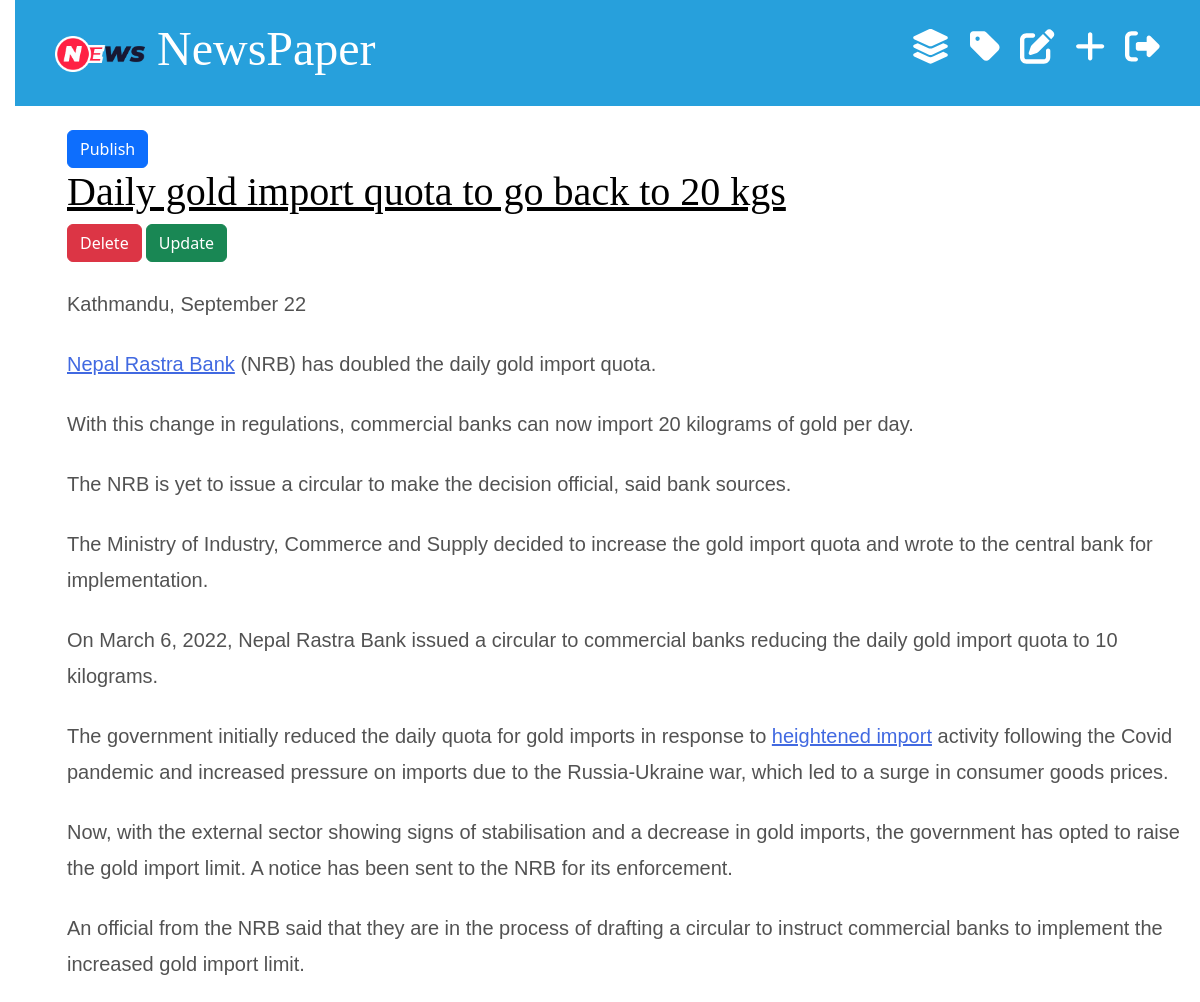
/draft1-detail/46/ (signed in), run on the app's committed database.
### newspaper1_app/models.py (models this page shows, shortened)
class TimeStampModel(models.Model):
    created_at = models.DateTimeField(auto_now_add=True)
    updated_at = models.DateTimeField(auto_now=True)
    class Meta:
        abstract = True

class Post(TimeStampModel):
    STATUS_CHOICES = [
        ("active", "Active"),
        ("in_active", "Inactive"),
    ]
    title = models.CharField(max_length=250)
    content = models.TextField()
    featured_image = models.ImageField(upload_to="post1_images/%Y/%m/%d", blank=False)
    author = models.ForeignKey("auth.User", on_delete=models.CASCADE)
    published_at = models.DateTimeField(null=True, blank=True)
    status = models.CharField(max_length=20, choices=STATUS_CHOICES, default="active")
    views_count = models.PositiveBigIntegerField(default=0)
    category = models.ForeignKey(Category, on_delete=models.CASCADE)
    tag = models.ManyToManyField(Tag)

### newspaper1_app/views.py (the view)
class DraftDetailView(LoginRequiredMixin, DetailView) :
    model = Post
    template_name = "news_admin/draft1_detail.html"
    context_object_name = "post"

### templates/news_admin/draft1_detail.html (shortened to what this page needs)
{% extends "news_admin/base.html" %}
{% block content %}
    <div class="post">
        {% if post.published_at %}
        <div class="date">{{ post.published_at }}</div>
        {% else %}
        {% if user.is_authenticated %}
        <a href="{% url 'post1-publish' post.pk %}" class="btn btn-primary">Publish</a>
        {% endif %}
        {% endif %}
        <h1>
            <a href="{% url 'draft1-detail' post.pk %}">{{ post.title }}</a>
        </h1>
        {% if user.is_authenticated %}
<button type="button" class="btn btn-danger" data-bs-toggle="modal" data-bs-target="#exampleModal">
    Delete
  </button>
            <a href="{% url 'post1-update' post.pk %}" class="btn btn-success">Update</a>
        {% endif %}
        <p>
            {{ post.content|safe }}
        </p>
    </div>
{% endblock content %}

### static/css/blog.css (style rules this page uses)
body { padding-left: 15px; }
h1 a { color: #27a0dc; font-family: "Lobster"; }
h1, h2, h3, h4 { font-family: "Lobster", cursive; }
.post { margin-bottom: 30px; }
.post h1 a, .post h1 a:visited { color: #000000; }

### data on the page
Post: title "Daily gold import quota to go back to 20 kgs", content "Kathmandu, September 22 Nepal Rastra Bank (NRB) has doubled the daily gold import quota. With this change in regulations, commercial banks can now import 20 kilograms of gold per day. The NRB is yet to issue a circular to make the decision official, said bank sources. The Ministry of Industry, Commerce and Supply decided to increase the gold import quota and wrote to the central bank for implementation. On March 6, 2022, Nepal Rastra Bank issued a circular to commercial banks reducing the daily gold import quota to 10 kilograms. The government initially reduced the daily quota for gold imports in response to heightened import activity following the Covid pandemic and increased pressure on…"
